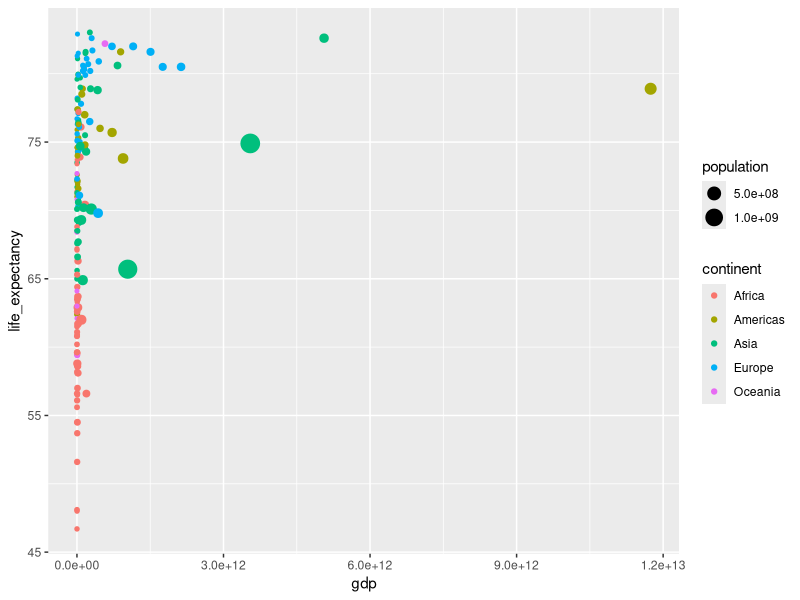
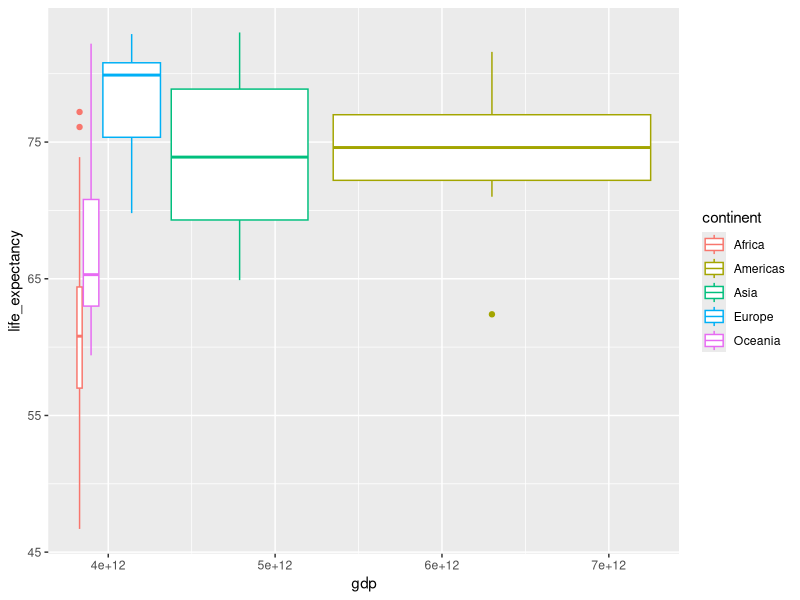

Recreate these plots in R, in order.
## ---- chunk 1
knitr::opts_chunk$set(echo = TRUE)
## ---- chunk 2
library(tidyverse)
library(dslabs)
## ---- chunk 3
gap2011 <- gapminder %>% 
  as_tibble() %>% 
  filter(year == 2011)
## ---- chunk 4
gap2011 %>%
  ggplot(aes(x= gdp, y=life_expectancy, size= population, color= continent)) +
  geom_point()
## ---- chunk 5
gap2011 %>%
  ggplot(aes(x= gdp, y=life_expectancy, size= population, color= continent)) +
  geom_boxplot()
